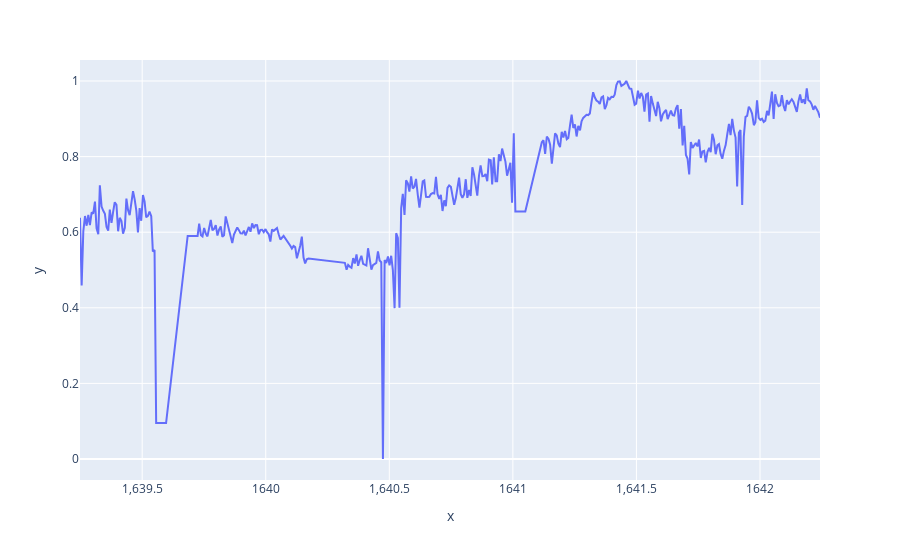

Notebook code cell kept with this figure:
### Code cell
X_length = X[2].shape
scatter_x = np.arange(X_length[0])

fig = px.line(x = X[2]['TIME'], y = X[2]['dilation'])
fig.show()

### Figure 1 — Plotly figure (JSON) as saved in the notebook; plotly's stock layout.template omitted (floating-point values rounded to 4 significant figures; data arrays with more than 128 entries replaced by an {"elided": "..."} marker saying what was removed)
{"data": [{"hovertemplate": "x=%{x}<br>y=%{y}<extra></extra>", "legendgroup": "", "line": {"color": "#636efa", "dash": "solid"}, "marker": {"symbol": "circle"}, "mode": "lines", "name": "", "orientation": "v", "showlegend": false, "type": "scatter", "x": {"elided": "396 float values"}, "xaxis": "x", "y": {"elided": "396 float values"}, "yaxis": "y"}], "layout": {"legend": {"tracegroupgap": 0}, "margin": {"t": 60}, "xaxis": {"anchor": "y", "domain": [0, 1], "title": {"text": "x"}}, "yaxis": {"anchor": "x", "domain": [0, 1], "title": {"text": "y"}}}}
